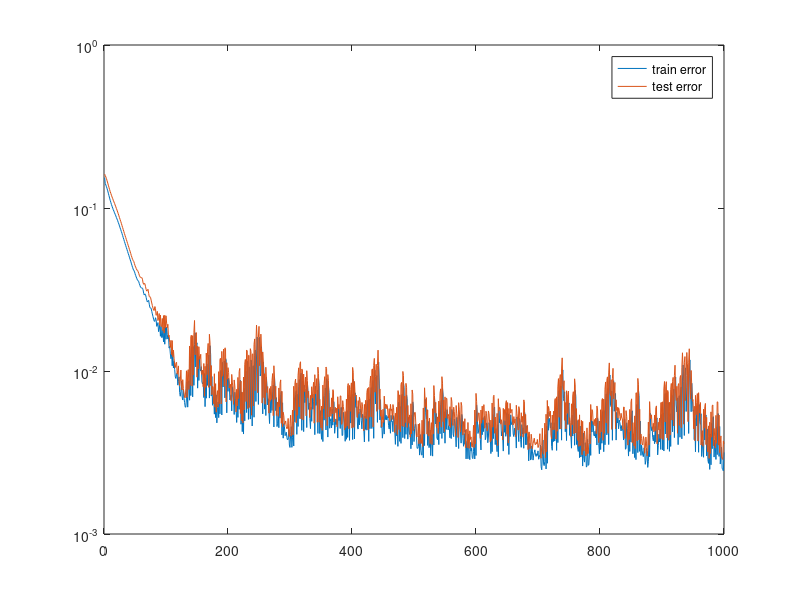

Here is the MATLAB script that generated this plot:
clc;clear
close all

load('JX_NN_error.mat')
plot(train_err)
hold on
plot(test_err)
set(gca, 'YScale', 'log')
legend('train error','test error')

